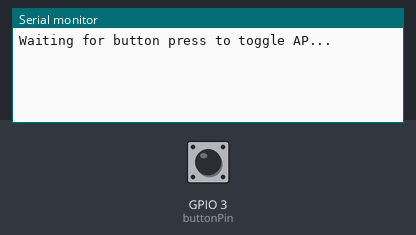
The sketch below on a simulated ESP32. Parts: the last lines printed to the serial monitor. Inputs (shaded band) come from the test bench; at power-on: GPIO 3 (buttonPin) HIGH. WiFi joins after 1.5 s; servers stay silent unless stated.

Above: at 1.2 s.
1.3 s: GPIO 3 (buttonPin) pulled LOW for 0.15 s
At 1.7 s:
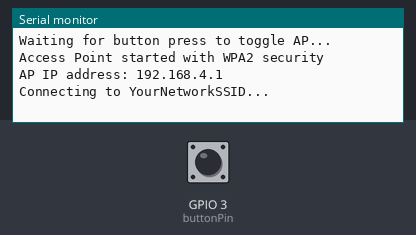
At 4.2 s:
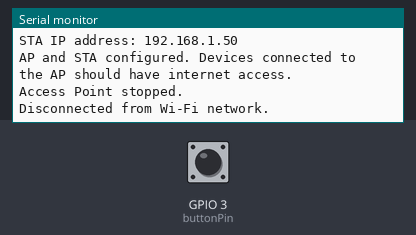

Measured:
- after the input at 1.3 s, the serial monitor: prints a new line at once (image 1)

The sketch:

wificode.ino
```cpp
#include <WiFi.h>

const char* routerSSID = "YourNetworkSSID";
const char* routerPassword = "YourNetworkPassword";

const char* apSSID = "DEbobdebugH0ootsp0t";
const char* apPassword = "leMostSecurePasswordEVER!";

const int buttonPin = 3; // Adjust this pin number based on your setup
bool apEnabled = false; // Track the state of the Access Point

void setup() {
  Serial.begin(115200);

  pinMode(buttonPin, INPUT_PULLUP); // Configure button pin as input with pull-up resistor

  // Initially, make sure the AP is off
  WiFi.softAPdisconnect(true);
  Serial.println("Waiting for button press to toggle AP...");
}

void loop() {
  static bool lastButtonState = HIGH; // Last button state
  bool currentButtonState = digitalRead(buttonPin);

  // Check if the button state has changed
  if (currentButtonState != lastButtonState) {
    if (currentButtonState == LOW) { // Button is pressed
      if (!apEnabled) {
        // Start Access Point with WPA2 security
        WiFi.softAP(apSSID, apPassword, 1, 0, 8);
        Serial.println("Access Point started with WPA2 security");
        Serial.print("AP IP address: ");
        Serial.println(WiFi.softAPIP());

        // Connect to existing Wi-Fi network (Station mode)
        WiFi.begin(routerSSID, routerPassword);
        Serial.print("Connecting to ");
        Serial.print(routerSSID);
        Serial.println("...");

        while (WiFi.status() != WL_CONNECTED) {
          delay(500);
          Serial.print(".");
        }

        Serial.println("\nConnected to Wi-Fi network");
        Serial.print("STA IP address: ");
        Serial.println(WiFi.localIP());

        Serial.println("AP and STA configured. Devices connected to the AP should have internet access.");
        apEnabled = true;
      }
    } else { // Button is not pressed
      if (apEnabled) {
        // Stop Access Point
        WiFi.softAPdisconnect(true);
        Serial.println("Access Point stopped.");

        // Disconnect from the existing Wi-Fi network
        WiFi.disconnect(true);
        Serial.println("Disconnected from Wi-Fi network.");

        apEnabled = false;
      }
    }
  }

  lastButtonState = currentButtonState; // Update last button state
  delay(100); // Debounce delay
}
```
